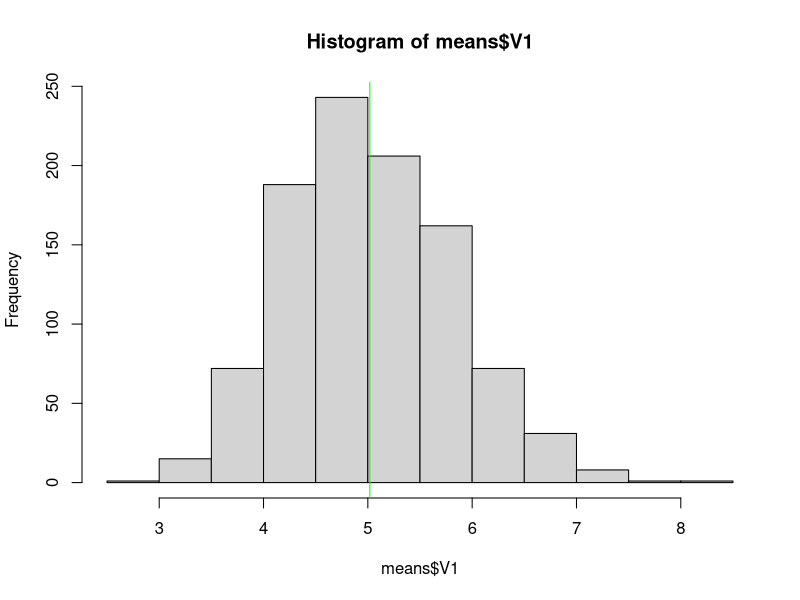

This figure's R source:
## ---- chunk 1
knitr::opts_chunk$set(echo = TRUE)
library(data.table)
library(ggplot2)
## ---- chunk 2
# Default lambda value for investigation will be 0.2
lambda <- 0.2
# Number of exponentials used for each simulation
n <- 40
# Number of simulations
B <- 1000

# Setting the seed to make project reproducible
set.seed(7919)

# Generates 40000 random exponential values
exponentials <- rexp(n * B, lambda)

# Creates matrix of exponential values
simulations <- matrix(exponentials, nrow = B)

# Converts matrix to a data.table and computes the mean for each column
means <- data.table(apply(simulations, 1, mean))
## ---- chunk 3
theoreticalMean <- 1 / lambda 
sampleMean <- mean(means$V1)

print(c(theoreticalMean, sampleMean))
## ---- chunk 4
theoreticalVariance <- (1 / (lambda ^ 2)) / n 
sampleVariance <- var(means$V1)

print(c(theoreticalVariance, sampleVariance))
## ---- chunk 5
# Plotting the distribution of the means
hist(means$V1)
# Drawing a line at x = sampleMean
abline(v = sampleMean, col = "green")
